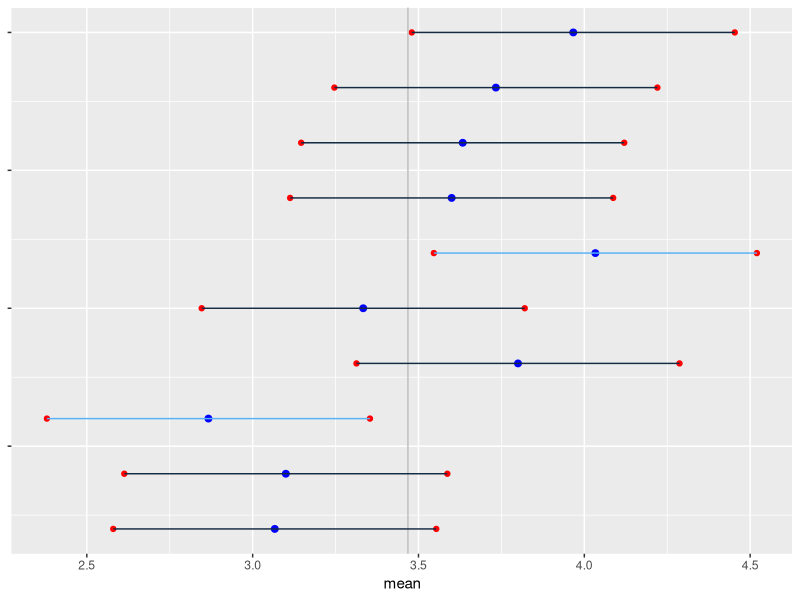

Source code (R):
require(dplyr)
require(tidyr)
require(ggplot2)

x <- c(1,2,3,4,5,6)

xbar <- 0
xsamp <- 0
for(i in 1:5000){
  xsamp[i] <- sample(x,1,replace = TRUE)
}
mean(xsamp)
sd_xsamp <- sd(xsamp)

for(i in 1:10) {
  xbar[i] <- mean(sample(xsamp,30, replace = TRUE))
}
mean_xbar <- mean(xbar)
sd_xbar<- sd(xbar)
sd(x)
sd(x) / sqrt(50)
x_count <- as.data.frame(c(1:10))
xbar <- as.data.frame(xbar)
# x_count <- tbl_df(x_count)
x_dt <- bind_cols(x_count,xbar)
colnames(x_dt) <- c("seq", "mean")
x_dt <- mutate(x_dt, ul = x_dt$mean +  2 * sd_xsamp / sqrt(50))
x_dt <- mutate(x_dt, ll = x_dt$mean -  2 * sd_xsamp / sqrt(50))
x_dt <- mutate(x_dt, ok = ifelse(ll >= mean_xbar | ul <= mean_xbar, 1, 0))
ggplot(x_dt, aes(mean, seq, xlim(0,5))) + 
  geom_point(size = 2, colour = "blue")  +
  geom_point(x = x_dt$ul, y = x_dt$seq, colour = "red") + 
  geom_point(x = x_dt$ll, y = x_dt$seq, colour = "red") +
  geom_vline(xintercept = mean(xsamp), colour ="gray") +
  geom_segment(aes( x= ll, y = seq, 
                    xend = ul, yend= seq, colour= ok )) +
   theme(legend.position="none") + labs(y = NULL) + theme(
     axis.text.y = element_blank()) 


seq <- c(1:3)
cfmean <- c(3.1,3.1,3.1)
ul95 <-  3.1 + 2 * sd_xsamp / sqrt(50)
ll95 <-  3.1  - 2 * sd_xsamp / sqrt(50)
ul90 <-  3.1 + 1.645 * sd_xsamp / sqrt(50)
ll90 <-  3.1  - 1.645 * sd_xsamp / sqrt(50)
ul99 <-  3.1 + 2.575 * sd_xsamp / sqrt(50)
ll99 <-  3.1  - 2.575 * sd_xsamp / sqrt(50)
